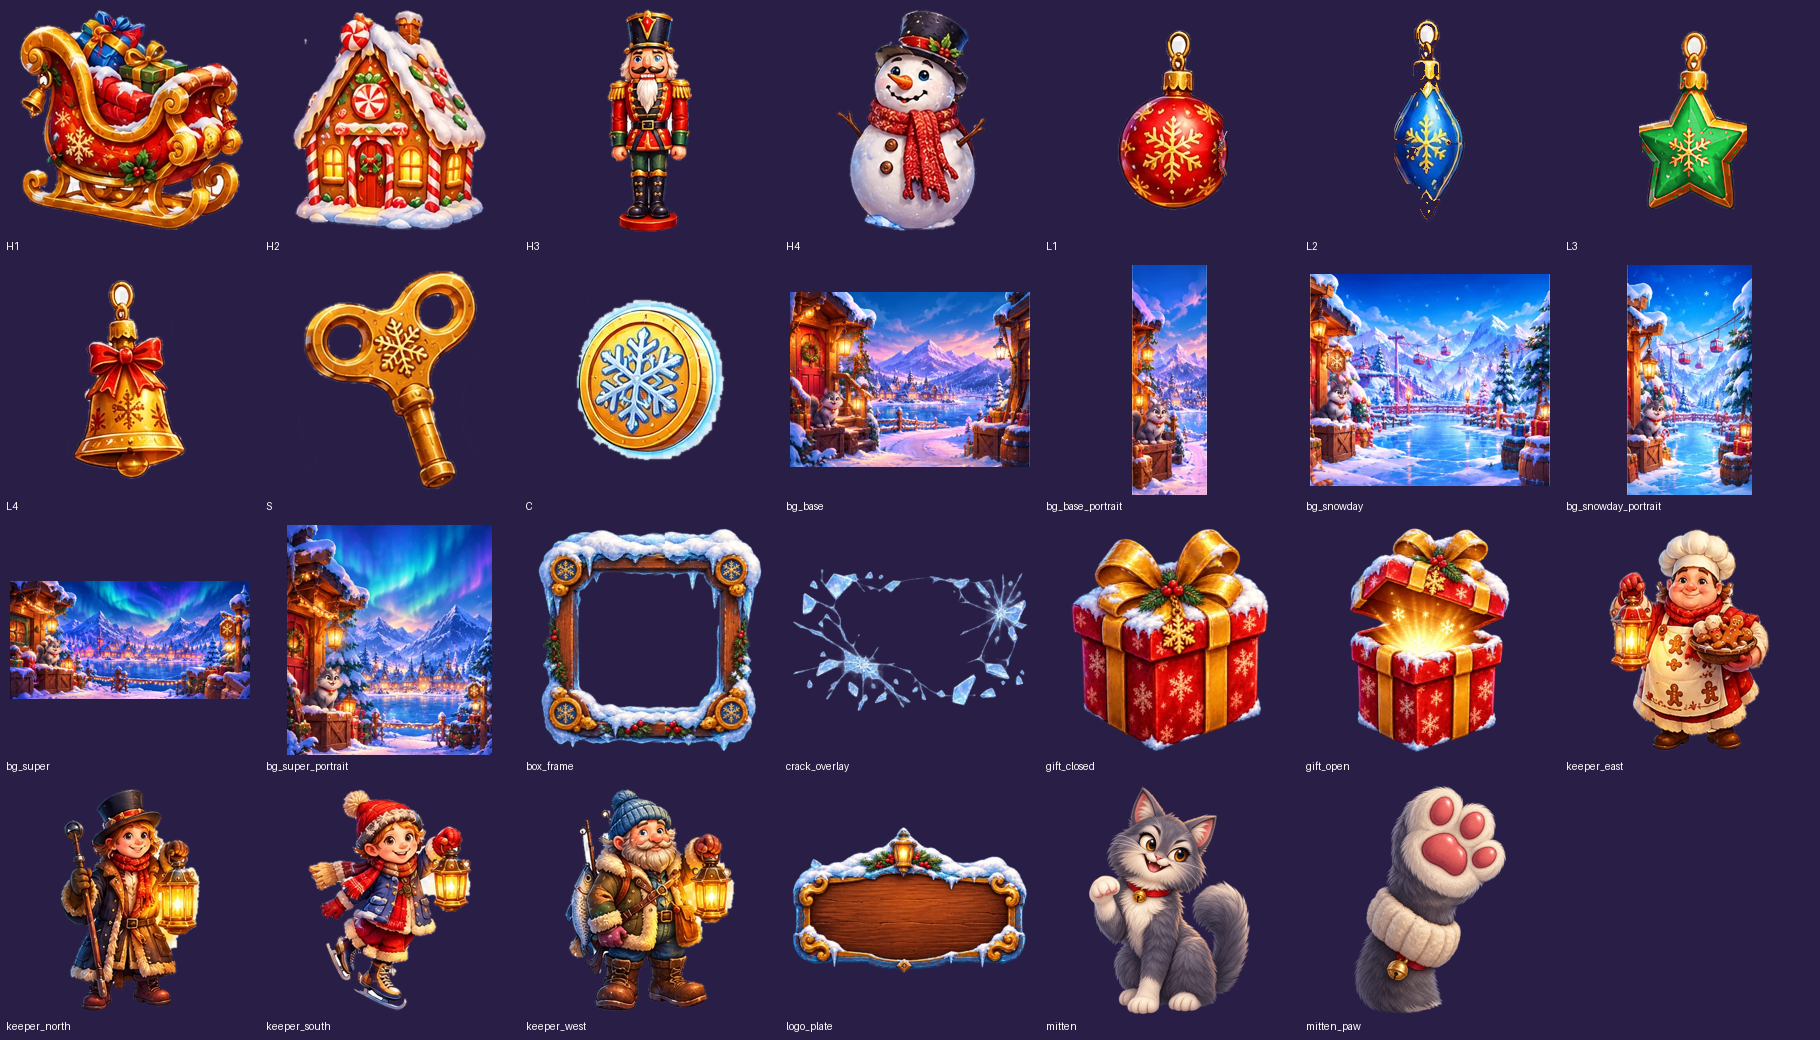

Recreate this plot in Python.
"""Preview every cut asset on a dark background: python art/whisker_tilt/contact_sheet.py"""
import os

from PIL import Image, ImageDraw

HERE = os.path.dirname(os.path.abspath(__file__))
RAW = os.path.join(HERE, "raw")
CELL, COLS = 260, 7

names = sorted(f[:-4] for f in os.listdir(RAW) if f.endswith(".png"))
order = ["H1", "H2", "H3", "H4", "L1", "L2", "L3", "L4", "S", "C"]
names = [n for n in order if n in names] + [n for n in names if n not in order]
rows = (len(names) + COLS - 1) // COLS
sheet = Image.new("RGBA", (COLS * CELL, rows * CELL), (40, 30, 70, 255))
draw = ImageDraw.Draw(sheet)
for i, name in enumerate(names):
    im = Image.open(os.path.join(RAW, name + ".png")).convert("RGBA")
    im.thumbnail((CELL - 20, CELL - 30))
    x, y = (i % COLS) * CELL, (i // COLS) * CELL
    sheet.alpha_composite(im, (x + (CELL - im.width) // 2, y + 5 + (CELL - 30 - im.height) // 2))
    draw.text((x + 6, y + CELL - 20), name, fill=(255, 255, 255, 255))
sheet.convert("RGB").save(os.path.join(HERE, "contact_sheet.png"))
print(f"{len(names)} assets -> contact_sheet.png")
